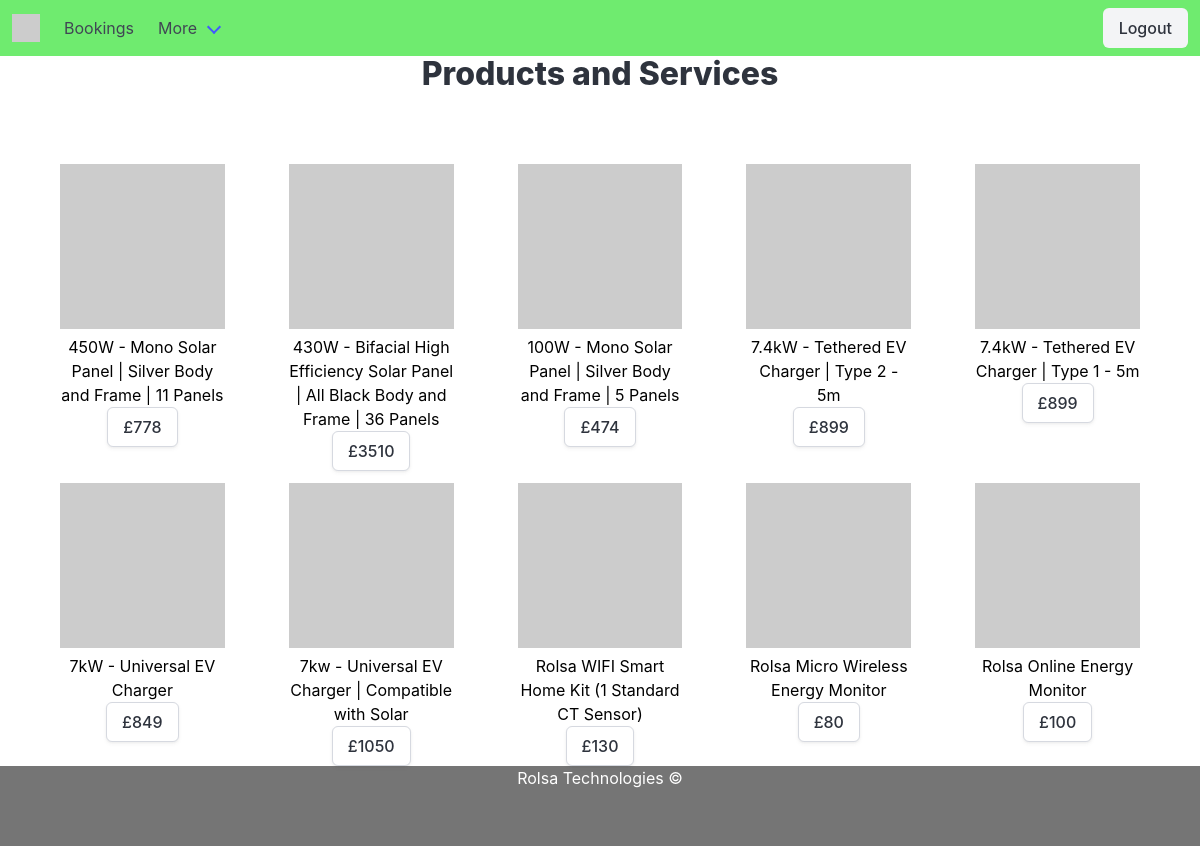
The app's page /products (signed in) with its own data.
### tables this page shows
CREATE TABLE "products" (item_ID INTEGER PRIMARY KEY AUTOINCREMENT, item_name TEXT, price INTEGER, description TEXT);

### app.py (the view)
@app.route('/products')     # fetches all products from database and sets them to a jinja variable for use in the html
@login_required
def products():
    con = sqlite3.connect('rolsa.db')
    cur = con.cursor()
    cur.execute("SELECT * FROM products")
    products = cur.fetchall()
    return render_template("products.html", products = products)

### app.py (called while the page is built)
@log_manager.user_loader        # loads user info such as id
def load_user(user_id):
   con = sqlite3.connect('rolsa.db')
   curs = con.cursor()
   curs.execute("SELECT * from login where user_ID = (?)",[user_id])
   liUser = curs.fetchone()
   if liUser is None:
      return None
   else:
      return User(int(liUser[0]), liUser[1], liUser[2])

### templates/products.html
{% extends 'base.html' %}
{% block content %}
<h1 class="title">Products and Services</h1>
<br>
<br>
<div class="grid is-column-gap-8" id="products">
    {% for i in products %}
        <div class="cell">
            <a href="/order/{{i[0]}}" class="prod_img"><img src="https://placehold.co/200x200?text={{i[1][:20]}}" alt="Product Image"></a>
            <div class="prod_info is-centered">
                <p>{{i[1]}}</p>
                <a href="/order/{{i[0]}}" class="button">£{{i[2]}}</a>
            </div>
        </div>
    {% endfor %}
</div>
{% endblock %}

### templates/base.html (shortened to what this page needs)
<!DOCTYPE html>
<html lang="en">
<head>
    <link rel="stylesheet" href="/static/style.css">
    <link rel="stylesheet" href="https://cdnjs.cloudflare.com/ajax/libs/font-awesome/4.7.0/css/font-awesome.min.css">
</head>
<body>
    <nav class="navbar" role="navigation" aria-label="main navigation">
        <div class="navbar-brand">
          <a class="navbar-item" href="/"><img src="https://placehold.co/100x100?text=Logo" alt="Logo"></a>
        </div>
        <div id="navbarBasicExample" class="navbar-menu">
            {% if current_user.is_anonymous %}
            {% else %}
          <div class="navbar-start">
            <a href="/bookings" class="navbar-item">Bookings</a>
            <div class="navbar-item has-dropdown is-hoverable">
              <a class="navbar-link">
                More
              </a>
            {% endif %}
            </div>
          </div>
          <div class="navbar-end">
            <div class="navbar-item">
                {%if current_user.is_anonymous %}
                <div class="buttons">
                    <a href="/login" class="button is-light">Login</a>
                </div>
                {% else %}
              <div class="buttons">
                <a href="/logout" class="button is-light">Logout</a>
              </div>
                {% endif %}
            </div>
          </div>
        </div>
      </nav>
    {% block content %}{% endblock %}
    <footer>
        Rolsa Technologies ©
    </footer>
</body>
</html>

### static/style.css (style rules this page uses)
* { margin: 0; box-sizing: border-box; text-decoration: none; color: black; }
body { padding: 0; margin: 0; min-height: 100vh; display: flex; flex-direction: column; }
.navbar { background-color: rgb(111, 235, 111); }
footer { background-color: rgb(117, 117, 117); color: white; min-height: 10vh; width: 100%; text-align: center; margin-top: auto; }
.is-centered { text-align: center; }
.title { text-align: center; }
.prod_img { max-width: 100%; }
.grid { max-width: 90vw; }
#products { margin: auto; }

### records on screen
products: item_name "450W - Mono Solar Panel | Silver Body and Frame | 11 Panels", price "778"
products: item_name "430W - Bifacial High Efficiency Solar Panel | All Black Body and Frame | 36 Panels", price "3510"
products: item_name "100W - Mono Solar Panel | Silver Body and Frame | 5 Panels", price "474"
products: item_name "7.4kW - Tethered EV Charger | Type 2 - 5m", price "899"
products: item_name "7.4kW - Tethered EV Charger | Type 1 - 5m", price "899"
products: item_name "7kW - Universal EV Charger", price "849"
products: item_name "7kw - Universal EV Charger | Compatible with Solar", price "1050"
products: item_name "Rolsa WIFI Smart Home Kit (1 Standard CT Sensor)", price "130"
products: item_name "Rolsa Micro Wireless Energy Monitor", price "80"
products: item_name "Rolsa Online Energy Monitor", price "100"
